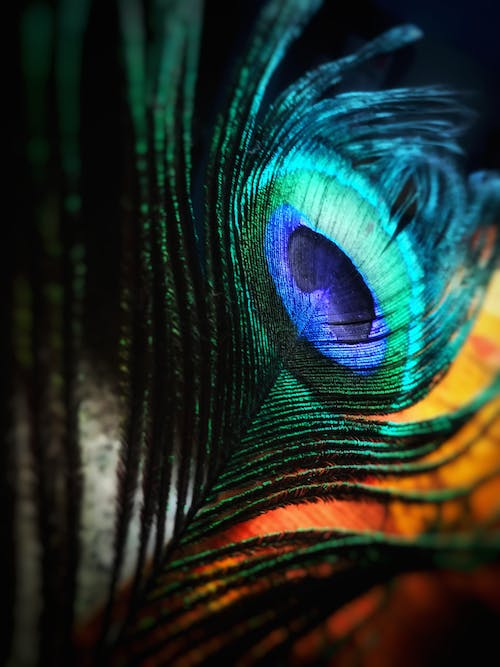
#> input picture b.jpeg, 500 x 667 px, found by its file name
$ jupyter execute Exp_9.ipynb
#> lines starting #> are read from the running program, lines starting #| are printed output that depends on the picture
[cell 1]
# img_path = '/content/c.png'
img_path = '/content/b.jpeg'

[cell 2]
import numpy as np
import matplotlib.pyplot as plt
from PIL import Image
from scipy.ndimage import convolve

def sharpen_image(image, sharpening_factor):
    # Define a sharpening kernel
    kernel = np.array([[0, -sharpening_factor, 0],
                       [-sharpening_factor, 1 + 4 * sharpening_factor, -sharpening_factor],
                       [0, -sharpening_factor, 0]])

    # Apply the kernel separately to each channel
    sharpened_image = np.zeros_like(image)
    for i in range(image.shape[-1]):
        sharpened_image[..., i] = convolve(image[..., i], kernel)

    # Clip values to ensure they are within the valid pixel intensity range (0-255)
    sharpened_image = np.clip(sharpened_image, 0, 255).astype(np.uint8)

    return sharpened_image

# Load an example image
original_img = np.array(Image.open(img_path))
#> original_img is the input picture: shape (667, 500, 3); mean R, G, B 34.9, 49.2, 44

sharpening_factor = 0.5  # Adjust this value to control the sharpening level
sharpened_img = sharpen_image(original_img, sharpening_factor)
#> after the loop in sharpen_image, `for i in range(image.shape[-1]):`:
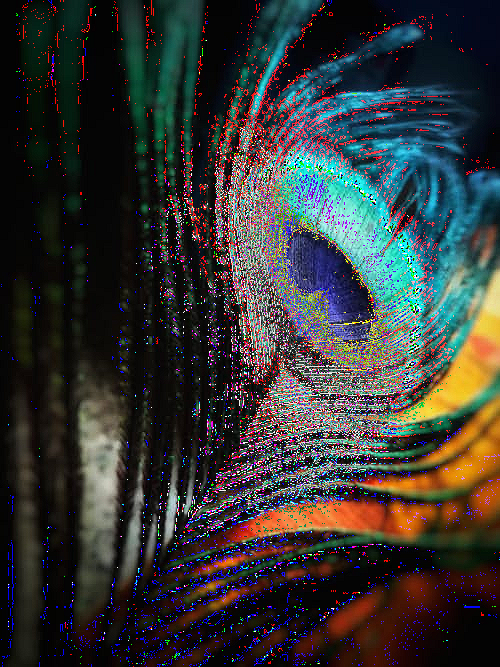
#> sharpened_image: shape (667, 500, 3); mean R, G, B 53.1, 54.4, 52.6

# Plotting the images
plt.figure(figsize=(12, 6))

plt.subplot(1, 3, 1)
plt.imshow(original_img)
plt.title('Original Image')
plt.axis('off')

plt.subplot(1, 3, 2)
plt.imshow(sharpened_img)
plt.title('Sharpened Image')
plt.axis('off')


plt.show()
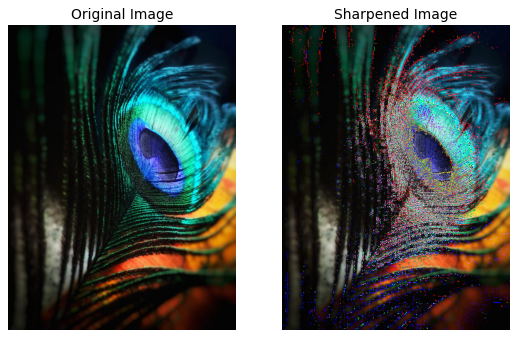
#> figure drawn by matplotlib, 2 panels
